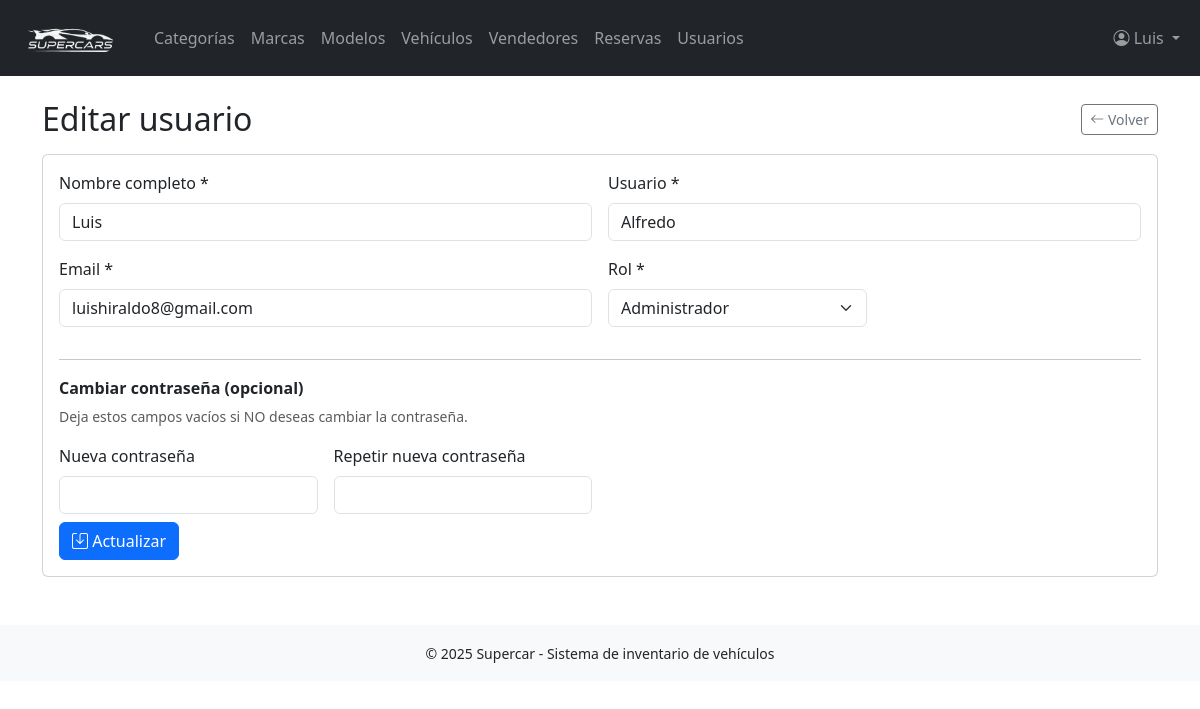
The app's page /usuarios/editar.php?id=1 (signed in) with its own data.
### tables this page shows
CREATE TABLE `usuarios` (
  `id_usuario` int(11) NOT NULL,
  `nombre` varchar(150) NOT NULL,
  `usuario` varchar(100) NOT NULL,
  `email` varchar(150) NOT NULL,
  `password` varchar(255) NOT NULL,
  `rol` enum('admin','vendedor','supervisor') DEFAULT 'vendedor',
  `fecha_creacion` timestamp NOT NULL DEFAULT current_timestamp()
);

### usuarios/editar.php (the view, shortened to what this page needs)
<?php
require_once '../config/db.php';
$rolesDisponibles = [
    'admin'     => 'Administrador',
    'vendedor'  => 'Vendedor',
    'supervisor'=> 'Supervisor',
];
$id = isset($_GET['id']) ? (int)$_GET['id'] : 0;
$stmt = $pdo->prepare("
    SELECT id_usuario, nombre, usuario, email, rol
    FROM usuarios
    WHERE id_usuario = :id
");
$stmt->execute([':id' => $id]);
$usuarioData = $stmt->fetch();
$nombre  = $usuarioData['nombre'];
$usuario = $usuarioData['usuario'];
$email   = $usuarioData['email'];
$rol     = $usuarioData['rol'];
require_once '../includes/header.php';
?>
<div class="d-flex justify-content-between align-items-center mb-3">
    <h2 class="mb-0">Editar usuario</h2>
    <a href="listar.php" class="btn btn-outline-secondary btn-sm">
        <i class="bi bi-arrow-left"></i> Volver
    </a>
</div>
<div class="card">
    <div class="card-body">
        <form method="post" class="row g-3">
            <div class="col-md-6">
                <label for="nombre" class="form-label">Nombre completo *</label>
                <input
                    type="text"
                    id="nombre"
                    name="nombre"
                    class="form-control"
                    value="<?= htmlspecialchars($nombre) ?>"
                    required
                >
            </div>
            <div class="col-md-6">
                <label for="usuario" class="form-label">Usuario *</label>
                <input
                    type="text"
                    id="usuario"
                    name="usuario"
                    class="form-control"
                    value="<?= htmlspecialchars($usuario) ?>"
                    required
                >
            </div>
            <div class="col-md-6">
                <label for="email" class="form-label">Email *</label>
                <input
                    type="email"
                    id="email"
                    name="email"
                    class="form-control"
                    value="<?= htmlspecialchars($email) ?>"
                    required
                >
            </div>
            <div class="col-md-3">
                <label for="rol" class="form-label">Rol *</label>
                <select name="rol" id="rol" class="form-select" required>
                    <?php foreach ($rolesDisponibles as $k => $et): ?>
                        <option value="<?= $k ?>" <?= $rol === $k ? 'selected' : '' ?>>
                            <?= htmlspecialchars($et) ?>
                        </option>
                    <?php endforeach; ?>
                </select>
            </div>
            <div class="col-12">
                <hr>
                <p class="mb-1"><strong>Cambiar contraseña (opcional)</strong></p>
                <small class="text-muted">
                    Deja estos campos vacíos si NO deseas cambiar la contraseña.
                </small>
            </div>
            <div class="col-md-3">
                <label for="password" class="form-label">Nueva contraseña</label>
                <input
                    type="password"
                    id="password"
                    name="password"
                    class="form-control"
                >
            </div>
            <div class="col-md-3">
                <label for="password2" class="form-label">Repetir nueva contraseña</label>
                <input
                    type="password"
                    id="password2"
                    name="password2"
                    class="form-control"
                >
            </div>
            <div class="col-12 mt-2">
                <button type="submit" class="btn btn-primary">
                    <i class="bi bi-save"></i> Actualizar
                </button>
            </div>
        </form>
    </div>
</div>
<?php require_once '../includes/footer.php'; ?>

### records on screen
usuarios: nombre "Luis", usuario "Alfredo", email "luishiraldo8@gmail.com", rol "Administrador"

### other values on screen
$_SESSION['usuario']['nombre'] "Luis"
